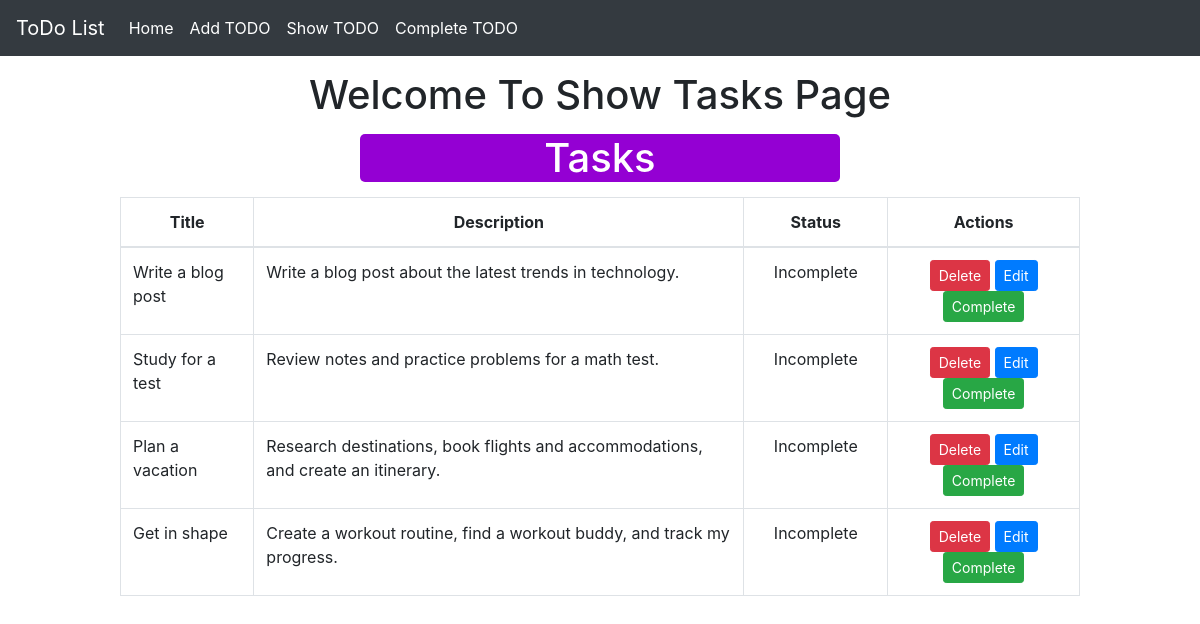
Page /show_tasks/ on the committed database.
### todo_app/models.py (models this page shows)
class TaskModel(models.Model):
    id = models.IntegerField(primary_key=True)
    task_title = models.CharField(max_length = 30)
    task_description = models.TextField()
    is_completed = models.BooleanField(default = False)
    class Meta:
        ordering = ['id']

### todo_app/views.py (the view)
# urls.py: path('show_tasks/', show_tasks, name='show_tasks'),
def show_tasks(request):
    task = TaskModel.objects.all()
    return render(request, 'show_tasks.html', {'task': task})

### todo_app/templates/show_tasks.html (shortened to what this page needs)
{% extends 'base.html' %}
{% load crispy_forms_tags %}
{% block content %}
<h1 style="text-align: center; margin: 15px 0px;" >Welcome To Show Tasks Page</h1>
<div style="width: 80%; margin: auto;">
    <h1 style="width: 50%; text-align: center; margin: auto; background-color:darkviolet ; color: white; border-radius: 5px;">Tasks</h1>
    {% if task %}
        <table style="margin-top: 15px;" class="table table-bordered">
            <thead>
                <tr style="text-align: center;">
                    <th scope="col">Title</th>
                    <th scope="col">Description</th>
                    <th scope="col">Status</th>
                    <th scope="col">Actions</th>
                </tr>
            </thead>
            <tbody>
                {% for item in task %}
                    {% if item.is_completed is False %}
                    <tr>
                        <td scope="row">{{item.task_title}}</td>
                        <td scope="row">{{item.task_description}}</td>
                        <td scope="row" style="text-align: center; width: 15%;">Incomplete</td>
                        <td style="text-align: center; width: 20%;"><a href="{% url 'delete_task' id=item.id %}" class="btn btn-danger btn-sm">Delete</a> <a class="btn btn-primary btn-sm" href="{% url 'edit_task' id=item.id %}">Edit</a> <a class="btn btn-success btn-sm" href="{% url 'completed_tasks' item.id %}">Complete</a></td>
                     </tr>
                     {% endif %}
                {% endfor %}
            </tbody>
        </table>
        {% else %}
        <h3 style="text-align: center;">No Task Available</h3>
    {% endif %}
</div>
{% endblock %}

### templates/base.html (shortened to what this page needs)
{% load crispy_forms_tags %}
<!DOCTYPE html>
<html lang="en">
<head>
    <link rel="stylesheet" href="https://cdn.jsdelivr.net/npm/bootstrap@4.0.0/dist/css/bootstrap.min.css">
</head>
<body>
    <nav class="navbar navbar-expand-lg navbar-dark bg-dark">
        <a class="navbar-brand" href="{% url 'homepage' %}">ToDo List</a>
        <div class="collapse navbar-collapse" id="navbarTogglerDemo03">
          <div class="form-inline my-2 my-lg-0">
            <ul class="navbar-nav mr-auto mt-2 mt-lg-0">
                <li class="nav-item active">
                  <a class="nav-link" href="{% url 'homepage' %}">Home <span class="sr-only">(current)</span></a>
                </li>
                <li class="nav-item active">
                  <a class="nav-link" href="{% url 'add_task' %}">Add TODO <span class="sr-only">(current)</span></a>
                </li>
                <li class="nav-item active">
                  <a class="nav-link" href="{% url 'show_tasks' %}">Show TODO <span class="sr-only">(current)</span></a>
                </li>
                <li class="nav-item active">
                  <a class="nav-link" href="{% url 'completed_tasks_default' %}">Complete TODO <span class="sr-only">(current)</span></a>
                </li>
            </ul>
          </div>
        </div>
      </nav>
    {% block content %}
    {% endblock %}
</body>
</html>

### rows in the picture
TaskModel: task_title "Write a blog post", task_description "Write a blog post about the latest trends in technology."
TaskModel: task_title "Study for a test", task_description "Review notes and practice problems for a math test."
TaskModel: task_title "Plan a vacation", task_description "Research destinations, book flights and accommodations, and create an itinerary."
TaskModel: task_title "Get in shape", task_description "Create a workout routine, find a workout buddy, and track my progress."
